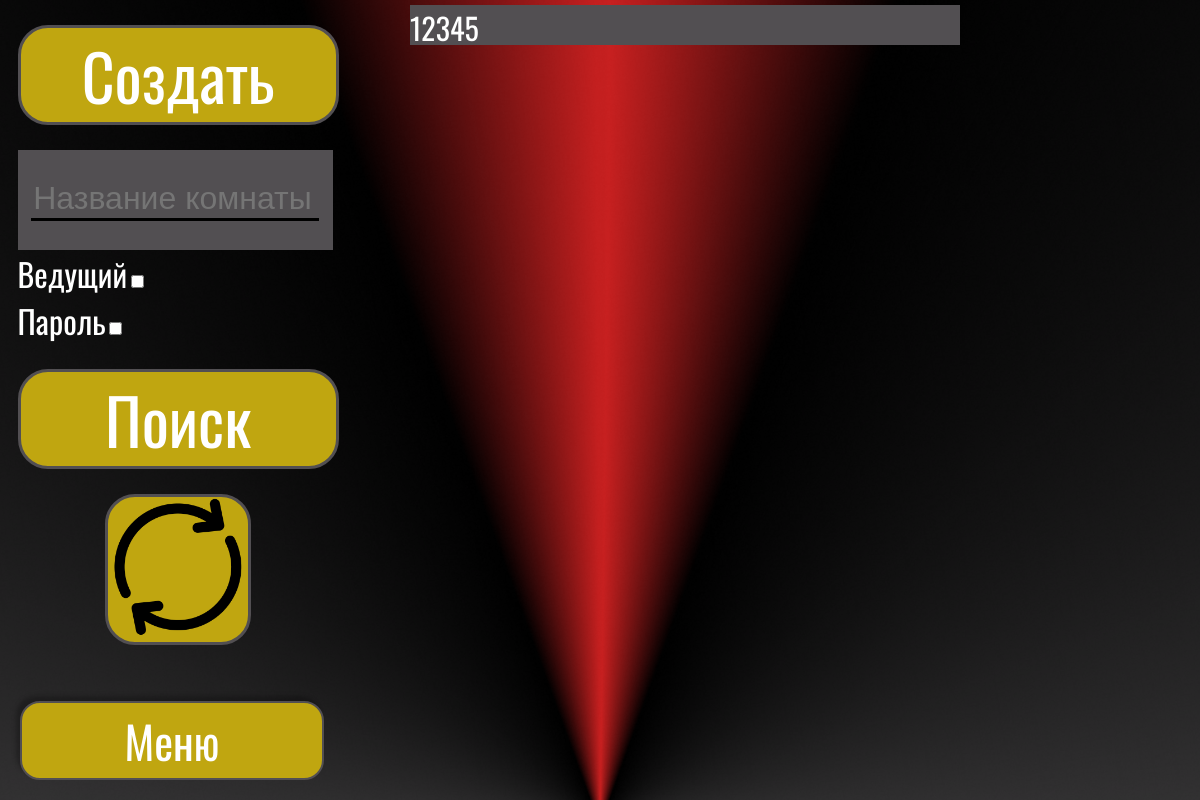
The app's page /game/, older data.
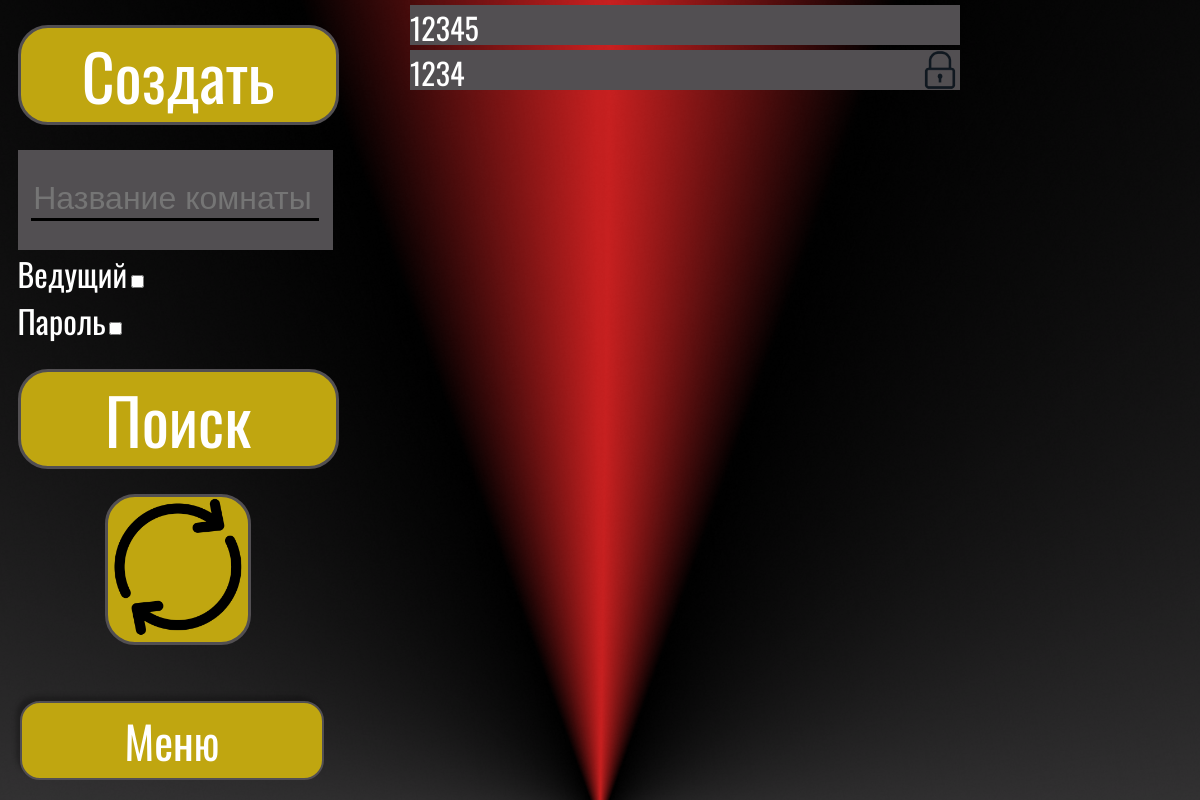
The same page, newer data.
### main/models.py (models this page shows, shortened)
class game_rooms(models.Model):
    Game_mode = [
        (0, 'Классика'),
        (1, 'Спорт'),
        (2, 'Совместный ответ'),
    ]
    ID = models.BigAutoField(primary_key=True)
    room_name = models.CharField(max_length=50)
    clos_room = models.BooleanField(default=False)
    password_room = models.CharField(max_length=50, null=True, blank=True)
    selections = models.ForeignKey(Selections, on_delete=models.PROTECT, related_name='Selection_Room')
    game_mode = models.IntegerField(choices=Game_mode, default=0)
    host = models.ForeignKey(Users, on_delete=models.PROTECT, related_name='host_game_rooms')
    captain =models.ForeignKey(Users, on_delete=models.PROTECT, related_name='captain_game_rooms', null=True, blank=True)
    leader = models.ForeignKey(Users, on_delete=models.PROTECT, related_name='leader_game_rooms', null=True, blank=True)
    room_limit = models.IntegerField(
        validators=[
            MinValueValidator(3),
            MaxValueValidator(8)
        ]
    )
    people_on_page = models.JSONField(default=dict, null=True, blank=True)
    room_description = models.TextField(null=True, blank=True)
    early_answer = models.BooleanField(default=True)
    time_answer = models.IntegerField(
        validators=[
            MinValueValidator(5),
            MaxValueValidator(600)
        ]
    )
    clear_chat = models.BooleanField(default=False)
    question_time = models.IntegerField(
        validators=[
            MinValueValidator(10),
            MaxValueValidator(600)
        ]
    )
    show_question = models.BooleanField(default=True)
    reading_speed = models.IntegerField(
        validators=[
            MinValueValidator(1),
            MaxValueValidator(60)
        ]
    )
    random_order = models.BooleanField(default=True)
    break_between_questions = models.IntegerField(
        validators=[
            MinValueValidator(0),
            MaxValueValidator(600)
        ]
    )
    class Meta:
        verbose_name = 'Игровая комната'
        verbose_name_plural = 'Игровые комнаты'

### main/views.py (the view)
# urls.py: path('', views.Game_Room, name="Game_Room"),
def Game_Room(request):
    error = request.GET.get('err')
    rooms = game_rooms.objects.all()
    if error:
        return render(request, "main/main_game.html", {
            "rooms": rooms,
            "error": error,
        })
    return render(request, "main/main_game.html",{"rooms":rooms})

### main/templates/main/main_game.html (shortened to what this page needs)
{% load static %}
<!DOCTYPE html>
<html lang="ru">
<head>
    <link rel="stylesheet" href="{% static 'main/css/game_search.css' %}">
</head>
<body>
    <div id="page">
        <div id="tools_search">
            <div id="button_create" class="button"><a style="text-decoration: none; color: inherit;" href="{% url 'Create_Room' %}">Создать</a></div>
            <div id="input_box"><input id="input_search" class="input_select" placeholder="Название комнаты" onkeyup="filterItemsSesion()"></div>
            <div id="select_box">
                <div class="line">Ведущий<input id="leader" type="checkbox" class="check"></div>
                <div class="line">Пароль<input id="password" type="checkbox" class="check"></div>
            </div>
            <div id="button_search" class="button">Поиск</div>
            <div id="refresh_button" class="button"><img id="img_refresh" alt="обновить" src="{% static 'main/img/refresh.png' %}"></div>
        </div>
        <div id="rooms">
            <div id="room_scroll_box">
                <ul id="list_rooms">
                    {% for room in rooms %}
                    <li class="room"
                        data-name="{{ room.room_name }}"
                        data-description="{{ room.room_description }}"
                        data-selection="{{ room.selections.selection_name }}"
                        {% if room.leader %} data-leader="True" {% else %} data-leader="False" {% endif %}
                        data-password="{{ room.clos_room }}"
                        data-room="{{ room.ID }}"
                        data-time="{{room.question_time}}"
                        data-mode = "{{room.game_mode}}"
                        data-users="{{ room.people_on_page.users|length }}"
                        data-limit="{{ room.room_limit }}">
                        {{ room.room_name }}
                        {% if room.clos_room %}
                        <img class="img_lock" alt="close" src="{% static 'main/img/lock.png' %}">
                        {% endif %}
                    </li>
                    {% empty %}
                    <li class="room">Нет созданных комнат</li>
                    {% endfor %}
                </ul>
            </div>
        </div>
    </div>
    <div id="main_page" class="main_button"><a style="text-decoration: none; color: inherit;" href="{% url 'Menu' %}?pas=123">Меню</a></div>
</body>
</html>

Row changes from the older to the newer data that the page shows:
added game_rooms: room_name "1234", clos_room True (drawn)
